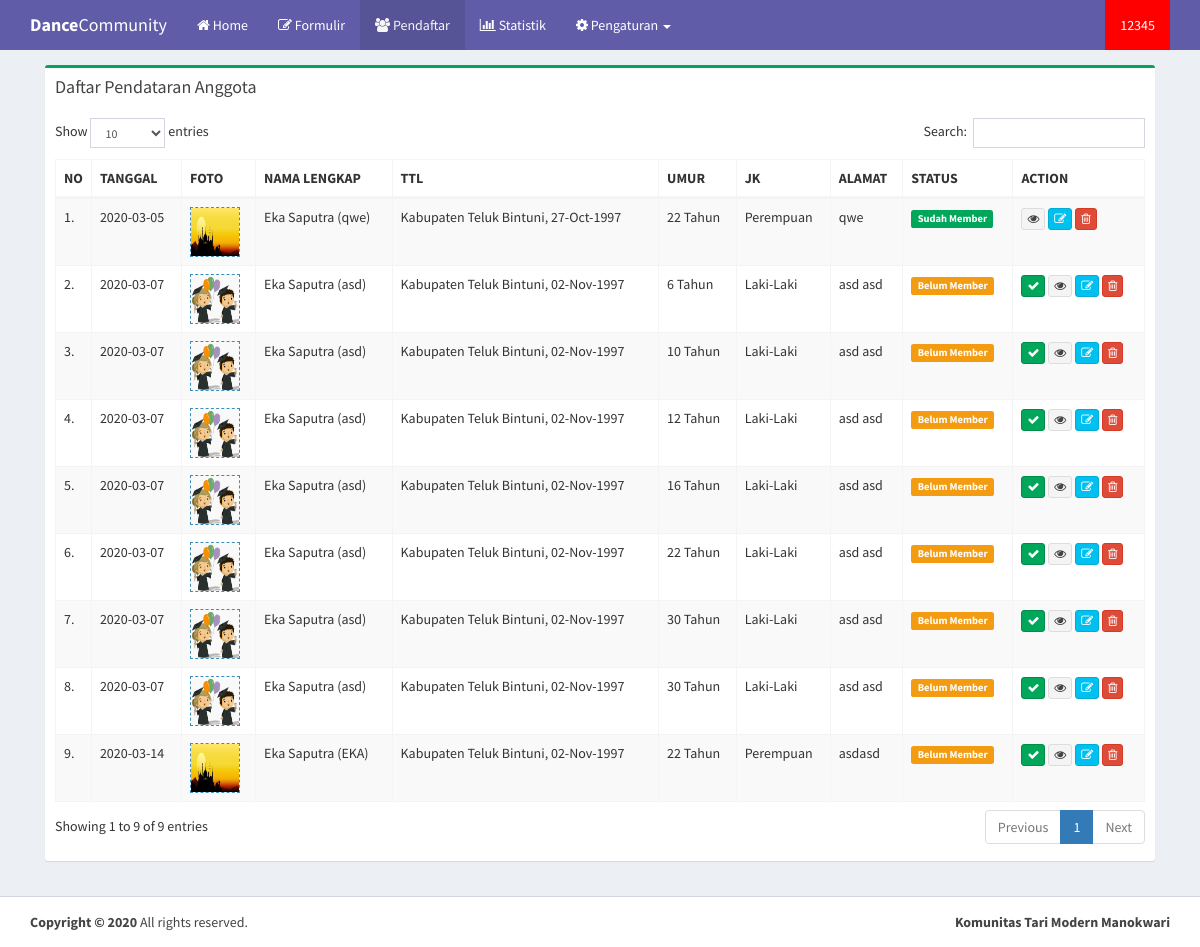
The app's page /?pendaftar (signed in) with its own data.
### tables this page shows
CREATE TABLE `pendaftar` (
  `idpendaftar` int(11) NOT NULL,
  `tanggal` date NOT NULL,
  `foto` varchar(128) NOT NULL,
  `nama_lengkap` varchar(128) NOT NULL,
  `nama_pendek` varchar(64) NOT NULL,
  `tempat_lahir` varchar(128) NOT NULL,
  `tanggal_lahir` date NOT NULL,
  `umur` int(4) NOT NULL,
  `jk` enum('L','P') NOT NULL,
  `hobi` varchar(128) NOT NULL,
  `citacita` varchar(128) NOT NULL,
  `status` enum('Pelajar','Mahasiswa','Umum') NOT NULL,
  `alamat` text NOT NULL,
  `nama_ayah` varchar(128) NOT NULL,
  `nama_ibu` varchar(128) NOT NULL,
  `alamat_ortu` text NOT NULL,
  `whatsapp` varchar(15) NOT NULL,
  `telegram` varchar(15) NOT NULL,
  `facebook` varchar(128) NOT NULL,
  `instagram` varchar(128) NOT NULL,
  `twitter` varchar(128) NOT NULL,
  `youtube` varchar(128) NOT NULL,
  `is_anggota` tinyint(1) NOT NULL,
  `user_id` int(11) NOT NULL
);

### config/fungsi.php (called while the page is built, shortened)
<?php
$base_url= ((isset($_SERVER['HTTPS']) && $_SERVER['HTTPS'] == "on") ? "https" : "http");
$base_url.= "://".$_SERVER['HTTP_HOST'];
$base_url.= str_replace(basename($_SERVER['SCRIPT_NAME']),"",$_SERVER['SCRIPT_NAME']);

### hal/data/pendaftar.php (the view, shortened to what this page needs)
<div class="content-wrapper">
    <div class="container">
        <section class="content">
            <div class="row">
                <div class="col-xs-12">
                    <div class="box box-success">
                        <div class="box-header">
                            <h3 class="box-title">Daftar Pendataran Anggota</h3>
                        </div>
                        <div class="box-body table-responsive">
                            <table class="table table-bordered table-striped datatable">
                                <thead>
                                    <tr>
                                        <th width="5">NO</th>
                                        <th>TANGGAL</th>
                                        <th>FOTO</th>
                                        <th>NAMA LENGKAP</th>
                                        <th>TTL</th>
                                        <th>UMUR</th>
                                        <th>JK</th>
                                        <th>ALAMAT</th>
                                        <th>STATUS</th>
                                        <th>ACTION</th>
                                    </tr>
                                </thead>
                                <tbody>
                                    <?php
                                $n=1;
                                $query = mysqli_query($con,"SELECT * FROM pendaftar ORDER BY is_anggota DESC")or die(mysqli_error($con));
                                while($row = mysqli_fetch_array($query)):
                                ?>
                                    <tr>
                                        <td><?=$n++.'.';?></td>
                                        <td><?=$row['tanggal'];?></td>
                                        <td><a href="#modal_image" data-toggle="modal"
                                                onclick="ubah_gambar(<?=$row['idmahasiswa'];?>)">
                                                <img src="<?=$base_url;?>uploads/<?=($row['foto']!='')?$row['foto']:'default.jpg';?>"
                                                    alt="<?=$row['foto'];?>"
                                                    style="width:50px;height:50px;border:1px dashed;"></a></td>
                                        <td>
                                            <?=$row['nama_lengkap'].' ('.$row['nama_pendek'].')';?>
                                        </td>
                                        <td><?=$row['tempat_lahir'].', '.date('d-M-Y',strtotime($row['tanggal_lahir']));?>
                                        </td>
                                        <td><?=$row['umur'].' Tahun';?></td>
                                        <td><?=$row['jk']=='L'?'Laki-Laki':'Perempuan';?></td>
                                        <td><?=$row['alamat'];?></td>
                                        <td>
                                            <?php
                                            if($row['is_anggota']==0):
                                            ?>
                                            <span class="label label-warning">Belum Member</span>
                                            <?php else:?>
                                            <span class="label label-success">Sudah Member</span>
                                            <?php endif;?>
                                        </td>
                                        <td>
                                            <?php if($row['is_anggota']==0):?>
                                            <a href="<?=$base_url;?>proses/formulir.php?sts&id=<?=$row['idpendaftar'];?>"
                                                class="btn btn-xs btn-success" data-toggle="tooltip"
                                                data-placement="top" title="Ubah Status"><i class="fa fa-check"></i></a>
                                            <?php endif;?>
                                            <a href="<?=$base_url;?>?detail_pendaftar&id=<?=$row['idpendaftar'];?>"
                                                class="btn btn-xs btn-default" data-toggle="tooltip"
                                                data-placement="top" title="Lihat Detail"><i class="fa fa-eye"></i></a>
                                            <a href="<?=$base_url;?>?ubah&id=<?=$row['idpendaftar'];?>"
                                                class="btn btn-xs btn-info" data-toggle="tooltip" data-placement="top"
                                                title="Ubah"><i class="fa fa-edit"></i></a>
                                            <a href="<?=$base_url;?>proses/pendaftar.php?id=<?=$row['idpendaftar'];?>"
                                                class="btn btn-xs btn-danger" data-toggle="tooltip" data-placement="top"
                                                title="Hapus"><i class="fa fa-trash-o"></i></a>
                                        </td>
                                    </tr>
                                    <?php endwhile;?>
                                </tbody>
                            </table>
                        </div>
                    </div>
                </div>
            </div>
        </section>
    </div>
</div>

### index.php (shortened to what this page needs)
<?php
    include ('config/fungsi.php');
    if($_SESSION['username']=="" && $_SESSION['akses']==""):
        header("Location:home.php");
    else:
        include ('config/header.php');
?>
<?php
    if(isset($_GET['backup_app'])){
        $hal = 'proses/backup_app.php';
    }
    else if(isset($_GET['formulir'])){
        $formulir = 'class="active"';
        $hal = 'hal/form/formulir.php';
    }
    else if(isset($_GET['ubah'])){
        $hal = 'hal/form/formulir.php';
    }
    else if(isset($_GET['pendaftar'])){
        $pendaftar = true;
        $hal = 'hal/data/pendaftar.php';
    }
    include ('config/nav.php');
    include ($hal);
?>
<?php include ('config/footer.php');?>
</body>
</html>
<?php endif;?>

### config/header.php (shortened to what this page needs)
<!DOCTYPE html>
<html>
<head>
    <link rel="stylesheet" href="<?=$base_url;?>/assets/bower_components/bootstrap/dist/css/bootstrap.min.css">
    <link rel="stylesheet" href="<?=$base_url;?>/assets/bower_components/font-awesome/css/font-awesome.min.css">
    <link rel="stylesheet" href="<?=$base_url;?>/assets/bower_components/Ionicons/css/ionicons.min.css">
    <link rel="stylesheet"
        href="<?=$base_url;?>/assets/bower_components/bootstrap-datepicker/dist/css/bootstrap-datepicker.min.css">
    <link rel="stylesheet" href="<?=$base_url;?>/assets/bower_components/select2/dist/css/select2.min.css">
    <link rel="stylesheet"
        href="<?=$base_url;?>/assets/bower_components/datatables.net-bs/css/dataTables.bootstrap.min.css">
    <link rel="stylesheet" href="<?=$base_url;?>/assets/dist/css/AdminLTE.min.css">
    <link rel="stylesheet" href="<?=$base_url;?>/assets/dist/css/skins/_all-skins.min.css">
</head>
<body class="hold-transition skin-purple layout-top-nav fixed">
    <div class="wrapper">

### config/nav.php (shortened to what this page needs)
<header class="main-header">
    <nav class="navbar navbar-static-top">
        <div class="container">
            <div class="navbar-header">
                <a href="<?=$base_url;?>" class="navbar-brand"><b>Dance</b>Community</a>
            </div>
            <div class="collapse navbar-collapse pull-left" id="navbar-collapse">
                <ul class="nav navbar-nav">
                    <li <?=isset($home)?'class="active"':'';?>><a href="<?=$base_url;?>?home"><i class="fa fa-home"></i>
                            Home</a></li>
                    <li <?=isset($formulir)?'class="active"':'';?>><a href="<?=$base_url;?>?formulir"><i
                                class="fa fa-edit"></i> Formulir</a></li>
                    <?php if($_SESSION['akses']=='super_user'||$_SESSION['akses']=='administrator'):?>
                    <li <?=isset($pendaftar)?'class="active"':'';?>><a href="<?=$base_url;?>?pendaftar"><i
                                class="fa fa-users"></i> Pendaftar</a></li>
                    <li <?=isset($statistik)?'class="active"':'';?>><a href="<?=$base_url;?>?statistik"><i
                                class="fa fa-bar-chart-o"></i> Statistik</a></li>
                    <li class="dropdown">
                        <a href="#" class="dropdown-toggle" data-toggle="dropdown"><i class="fa fa-cog"></i>
                            Pengaturan <span class="caret"></span></a>
                    </li>
                    <?php endif;?>
                </ul>
            </div>
            <div class="navbar-custom-menu">
                <ul class="nav navbar-nav">
                    <?php if($_SESSION['akses']=='super_user'||$_SESSION['akses']=='administrator'||$_SESSION['akses']=='member'):?>
                    <li class="dropdown user user-menu" style="background-color:red;">
                        <a href="#" class="dropdown-toggle" data-toggle="dropdown">
                            <span class="hidden-xs"><?=$_SESSION['fullname'];?></span>
                        </a>
                    </li>
                    <?php endif;?>
                </ul>
            </div>
        </div>
    </nav>
</header>

### config/footer.php (shortened to what this page needs)
</div>
<footer class="main-footer">
    <div class="container">
        <div class="pull-right hidden-xs">
            <b>Komunitas Tari Modern Manokwari</b>
        </div>
        <strong>Copyright &copy; <?=date('Y');?></strong> All rights
        reserved.
    </div>
</footer>
</body>
</html>

### records on screen
pendaftar: tanggal "2020-03-05", foto (picture), nama_lengkap "Eka Saputra", nama_pendek "qwe", tempat_lahir "Kabupaten Teluk Bintuni", tanggal_lahir "27-Oct-1997", umur "22", jk "Perempuan", alamat "qwe", is_anggota "Sudah Member"
pendaftar: tanggal "2020-03-07", foto (picture), nama_lengkap "Eka Saputra", nama_pendek "asd", tempat_lahir "Kabupaten Teluk Bintuni", tanggal_lahir "02-Nov-1997", umur "6", jk "Laki-Laki", alamat "asd asd", is_anggota "Belum Member"
pendaftar: tanggal "2020-03-07", foto (picture), nama_lengkap "Eka Saputra", nama_pendek "asd", tempat_lahir "Kabupaten Teluk Bintuni", tanggal_lahir "02-Nov-1997", umur "10", jk "Laki-Laki", alamat "asd asd", is_anggota "Belum Member"
pendaftar: tanggal "2020-03-07", foto (picture), nama_lengkap "Eka Saputra", nama_pendek "asd", tempat_lahir "Kabupaten Teluk Bintuni", tanggal_lahir "02-Nov-1997", umur "12", jk "Laki-Laki", alamat "asd asd", is_anggota "Belum Member"
pendaftar: tanggal "2020-03-07", foto (picture), nama_lengkap "Eka Saputra", nama_pendek "asd", tempat_lahir "Kabupaten Teluk Bintuni", tanggal_lahir "02-Nov-1997", umur "16", jk "Laki-Laki", alamat "asd asd", is_anggota "Belum Member"
pendaftar: tanggal "2020-03-07", foto (picture), nama_lengkap "Eka Saputra", nama_pendek "asd", tempat_lahir "Kabupaten Teluk Bintuni", tanggal_lahir "02-Nov-1997", umur "22", jk "Laki-Laki", alamat "asd asd", is_anggota "Belum Member"
pendaftar: tanggal "2020-03-07", foto (picture), nama_lengkap "Eka Saputra", nama_pendek "asd", tempat_lahir "Kabupaten Teluk Bintuni", tanggal_lahir "02-Nov-1997", umur "30", jk "Laki-Laki", alamat "asd asd", is_anggota "Belum Member"
pendaftar: tanggal "2020-03-07", foto (picture), nama_lengkap "Eka Saputra", nama_pendek "asd", tempat_lahir "Kabupaten Teluk Bintuni", tanggal_lahir "02-Nov-1997", umur "30", jk "Laki-Laki", alamat "asd asd", is_anggota "Belum Member"
pendaftar: tanggal "2020-03-14", foto (picture), nama_lengkap "Eka Saputra", nama_pendek "EKA", tempat_lahir "Kabupaten Teluk Bintuni", tanggal_lahir "02-Nov-1997", umur "22", jk "Perempuan", alamat "asdasd", is_anggota "Belum Member"

### other values on screen
$_SESSION['fullname'] "12345"
